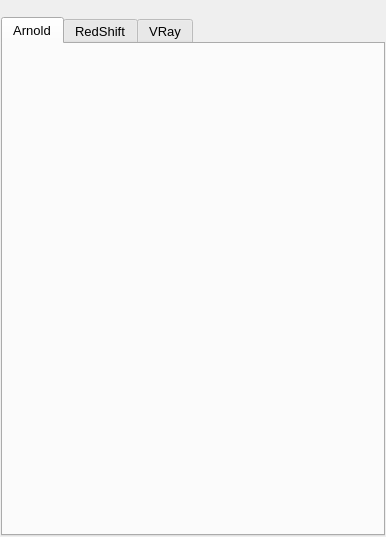
<?xml version="1.0" encoding="UTF-8"?>
<ui version="4.0">
 <class>MainWindow</class>
 <widget class="QMainWindow" name="MainWindow">
  <property name="geometry">
   <rect>
    <x>0</x>
    <y>0</y>
    <width>386</width>
    <height>537</height>
   </rect>
  </property>
  <property name="font">
   <font>
    <family>Microsoft YaHei UI</family>
    <pointsize>10</pointsize>
   </font>
  </property>
  <property name="windowTitle">
   <string>MainWindow</string>
  </property>
  <widget class="QWidget" name="centralwidget">
   <layout class="QGridLayout" name="gridLayout_4">
    <property name="leftMargin">
     <number>1</number>
    </property>
    <property name="topMargin">
     <number>1</number>
    </property>
    <property name="rightMargin">
     <number>1</number>
    </property>
    <property name="bottomMargin">
     <number>1</number>
    </property>
    <property name="spacing">
     <number>1</number>
    </property>
    <item row="0" column="0">
     <widget class="QLabel" name="label">
      <property name="text">
       <string/>
      </property>
     </widget>
    </item>
    <item row="1" column="0">
     <widget class="QTabWidget" name="tabWidget">
      <property name="currentIndex">
       <number>0</number>
      </property>
      <widget class="QWidget" name="ai_tab">
       <attribute name="title">
        <string>Arnold</string>
       </attribute>
       <layout class="QGridLayout" name="gridLayout_3">
        <property name="leftMargin">
         <number>2</number>
        </property>
        <property name="topMargin">
         <number>10</number>
        </property>
        <property name="rightMargin">
         <number>2</number>
        </property>
        <property name="bottomMargin">
         <number>2</number>
        </property>
        <property name="spacing">
         <number>2</number>
        </property>
       </layout>
      </widget>
      <widget class="QWidget" name="rs_tab">
       <attribute name="title">
        <string>RedShift</string>
       </attribute>
       <layout class="QGridLayout" name="gridLayout"/>
      </widget>
      <widget class="QWidget" name="vr_tab">
       <attribute name="title">
        <string>VRay</string>
       </attribute>
       <layout class="QGridLayout" name="gridLayout_2"/>
      </widget>
     </widget>
    </item>
   </layout>
  </widget>
 </widget>
 <resources/>
 <connections/>
</ui>
